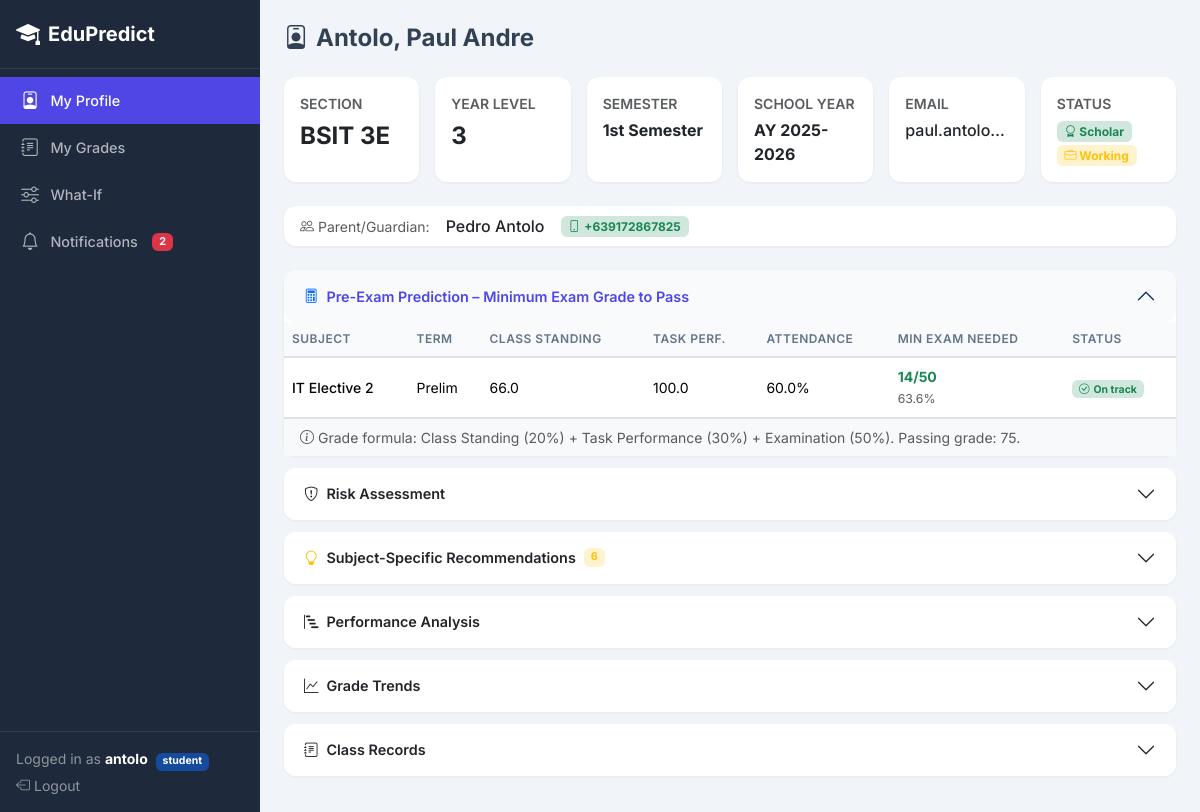
Page /student/1 (signed in) on the committed database.
### app.py (models this page shows, shortened)
class User(db.Model):
    __tablename__ = 'users'
    id = db.Column(db.Integer, primary_key=True)
    username = db.Column(db.String(80), unique=True, nullable=False)
    password_hash = db.Column(db.String(256), nullable=False)
    role = db.Column(db.String(20), default='teacher')
    student_id = db.Column(db.Integer, db.ForeignKey('students.id'), nullable=True)
    @property
    def is_authenticated(self): return True
    @property
    def is_staff(self): return self.role in ('admin', 'teacher')
    @property
    def is_parent(self): return self.role == 'parent'

class Student(db.Model):
    __tablename__ = 'students'
    id = db.Column(db.Integer, primary_key=True)
    name = db.Column(db.String(100), nullable=False)
    section = db.Column(db.String(20))
    year_level = db.Column(db.Integer)
    semester = db.Column(db.String(30))
    school_year = db.Column(db.String(30))
    email = db.Column(db.String(100))
    is_scholar = db.Column(db.Boolean, default=False)
    is_working_student = db.Column(db.Boolean, default=False)
    parent_phone = db.Column(db.String(20))
    parent_name = db.Column(db.String(100))
    records = db.relationship('ClassRecord', backref='student', lazy=True)
    predictions = db.relationship('Prediction', backref='student', lazy=True)
    activities = db.relationship('StudentActivity', backref='student', lazy=True)
    quiz_scores = db.relationship('QuizScore', backref='student', lazy=True)
    notifications = db.relationship('Notification', backref='student', lazy=True)

class Subject(db.Model):
    __tablename__ = 'subjects'
    id = db.Column(db.Integer, primary_key=True)
    name = db.Column(db.String(100), nullable=False)
    description = db.Column(db.Text)
    records = db.relationship('ClassRecord', backref='subject', lazy=True)
    topics = db.relationship('Topic', backref='subject', lazy=True)

class ClassRecord(db.Model):
    __tablename__ = 'class_records'
    id = db.Column(db.Integer, primary_key=True)
    student_id = db.Column(db.Integer, db.ForeignKey('students.id'), nullable=False)
    subject_id = db.Column(db.Integer, db.ForeignKey('subjects.id'), nullable=False)
    term = db.Column(db.String(20))
    semester = db.Column(db.String(30))
    school_year = db.Column(db.String(30))
    class_standing = db.Column(db.Float, default=0)     # Equiv % (weight 20%)
    exam_score = db.Column(db.Float, default=0)          # Equiv % (weight 50%)
    task_performance = db.Column(db.Float, default=0)    # Equiv % (weight 30%)
    attendance = db.Column(db.Float, default=100)         # Tracked separately, not in grade
    final_grade = db.Column(db.Float, default=0)          # CS*0.20 + TP*0.30 + Exam*0.50

### app.py (the view)
@app.route('/student/<int:student_id>')
@login_required
def student_profile(student_id):
    if current_user.role == 'student' and current_user.student_id != student_id:
        abort(403)
    if current_user.role == 'parent' and current_user.student_id != student_id:
        abort(403)
    student = db.session.get(Student, student_id)
    if not student:
        flash('Student not found.', 'danger')
        return redirect(url_for('students') if current_user.is_staff else url_for('login'))
    records = ClassRecord.query.filter_by(student_id=student_id).all()
    predictions = Prediction.query.filter_by(student_id=student_id).all()
    activities = StudentActivity.query.filter_by(student_id=student_id).order_by(StudentActivity.id.desc()).limit(20).all()
    weak_topics = (
        db.session.query(Topic.name, func.avg(QuizScore.score / QuizScore.max_score * 100).label('avg_pct'))
        .join(QuizScore, QuizScore.topic_id == Topic.id)
        .filter(QuizScore.student_id == student_id)
        .group_by(Topic.id)
        .having(func.avg(QuizScore.score / QuizScore.max_score * 100) < 75)
        .all()
    )
    fi_data = {}
    for p in predictions:
        if p.feature_importance:
            fi_data[p.subject.name] = json.loads(p.feature_importance)
    from ml_engine import calculate_pre_exam_prediction
    pre_exam_data = []
    subjects_seen = set()
    for r in sorted(records, key=lambda x: x.id, reverse=True):
        if r.subject_id in subjects_seen:
            continue
        subjects_seen.add(r.subject_id)
        subj = db.session.get(Subject, r.subject_id)
        pred_info = calculate_pre_exam_prediction(r.class_standing, r.task_performance)
        pred_info['subject_name'] = subj.name if subj else f'Subject {r.subject_id}'
        pred_info['term'] = r.term
        pred_info['class_standing'] = r.class_standing
        pred_info['task_performance'] = r.task_performance
        pred_info['attendance'] = r.attendance
        pre_exam_data.append(pred_info)
    att_present = 0
    att_total = 0
    att_records = AttendanceRecord.query.filter_by(student_id=student_id, term='Prelim').all()
    if att_records:
        att_present = sum(1 for r in att_records if r.status == 'Present')
        att_total = len(att_records)
    return render_template('student_profile.html',
                           student=student, records=records,
                           predictions=predictions, activities=activities,
                           weak_topics=weak_topics, fi_data=fi_data,
                           pre_exam_data=pre_exam_data,
                           att_present=att_present, att_total=att_total)

### templates/student_profile.html (shortened to what this page needs)
{% extends "base.html" %}
{% block content %}
<div class="d-flex flex-wrap align-items-center justify-content-between gap-2 mb-4">
    <h4 class="fw-bold mb-0"><i class="bi bi-person-badge me-2"></i>{{ student.name }}</h4>
</div>
<div class="row g-3 mb-4">
    <div class="col-6 col-md-2">
        <div class="card stat-card h-100"><div class="card-body">
            <div class="text-muted small text-uppercase fw-semibold">Section</div>
            <div class="fs-4 fw-bold mt-1">{{ student.section }}</div>
        </div></div>
    </div>
    <div class="col-6 col-md-2">
        <div class="card stat-card h-100"><div class="card-body">
            <div class="text-muted small text-uppercase fw-semibold">Year Level</div>
            <div class="fs-4 fw-bold mt-1">{{ student.year_level }}</div>
        </div></div>
    </div>
    <div class="col-6 col-md-2">
        <div class="card stat-card h-100"><div class="card-body">
            <div class="text-muted small text-uppercase fw-semibold">Semester</div>
            <div class="fw-bold mt-1">{{ student.semester or '—' }}</div>
        </div></div>
    </div>
    <div class="col-6 col-md-2">
        <div class="card stat-card h-100"><div class="card-body">
            <div class="text-muted small text-uppercase fw-semibold">School Year</div>
            <div class="fw-bold mt-1">{{ student.school_year or '—' }}</div>
        </div></div>
    </div>
    <div class="col-12 col-md-2">
        <div class="card stat-card h-100"><div class="card-body">
            <div class="text-muted small text-uppercase fw-semibold">Email</div>
            <div class="fw-medium mt-1 text-truncate">{{ student.email }}</div>
        </div></div>
    </div>
    <div class="col-12 col-md-2">
        <div class="card stat-card h-100"><div class="card-body">
            <div class="text-muted small text-uppercase fw-semibold">Status</div>
            <div class="mt-1">
                {% if student.is_scholar %}<span class="badge bg-success-subtle text-success"><i class="bi bi-award"></i> Scholar</span>{% endif %}
                {% if student.is_working_student %}<span class="badge bg-warning-subtle text-warning"><i class="bi bi-briefcase"></i> Working</span>{% endif %}
            </div>
        </div></div>
    </div>
</div>
{% if student.parent_name or student.parent_phone %}
<div class="card mb-4">
    <div class="card-body py-2 d-flex flex-wrap gap-3 align-items-center">
        <span class="text-muted small"><i class="bi bi-people me-1"></i>Parent/Guardian:</span>
        <span class="fw-medium">{{ student.parent_name or '—' }}</span>
        {% if student.parent_phone %}
        <span class="badge bg-success-subtle text-success"><i class="bi bi-phone me-1"></i>{{ student.parent_phone }}</span>
        {% endif %}
    </div>
</div>
{% endif %}
<div class="accordion" id="profileAccordion">
    {% if pre_exam_data %}
    <div class="accordion-item">
        <h2 class="accordion-header">
            <button class="accordion-button" type="button" data-bs-toggle="collapse" data-bs-target="#collapsePreExam">
                <i class="bi bi-calculator me-2 text-primary"></i>Pre-Exam Prediction – Minimum Exam Grade to Pass
            </button>
        </h2>
        <div id="collapsePreExam" class="accordion-collapse collapse show" data-bs-parent="#profileAccordion">
            <div class="accordion-body p-0">
                <div class="table-responsive">
                    <table class="table table-hover align-middle mb-0">
                        <thead>
                            <tr>
                                <th>Subject</th>
                                <th>Term</th>
                                <th class="d-none d-md-table-cell">Class Standing</th>
                                <th class="d-none d-md-table-cell">Task Perf.</th>
                                <th class="d-none d-md-table-cell">Attendance</th>
                                <th>Min Exam Needed</th>
                                <th>Status</th>
                            </tr>
                        </thead>
                        <tbody>
                        {% for pe in pre_exam_data %}
                        <tr>
                            <td class="fw-medium">{{ pe.subject_name }}</td>
                            <td>{{ pe.term }}</td>
                            <td class="d-none d-md-table-cell">{{ pe.class_standing }}</td>
                            <td class="d-none d-md-table-cell">{{ pe.task_performance }}</td>
                            <td class="d-none d-md-table-cell">{{ pe.attendance }}%</td>
                            <td>
                                {% if pe.achievable %}
                                <span class="fw-bold {% if pe.exam_needed > 90 %}text-danger{% elif pe.exam_needed > 75 %}text-warning{% else %}text-success{% endif %}">
                                    {{ pe.exam_needed_raw }}/{{ pe.exam_max_items }}
                                </span>
                                <br><small class="text-muted">{{ pe.exam_needed }}%</small>
                                {% else %}
                                <span class="fw-bold text-danger">{{ pe.exam_max_items }}/{{ pe.exam_max_items }}+</span>
                                <br><small class="text-muted">Not achievable</small>
                                {% endif %}
                            </td>
                            <td>
                                {% if not pe.achievable %}
                                <span class="badge bg-danger-subtle text-danger"><i class="bi bi-x-circle me-1"></i>Cannot pass by exam alone</span>
                                {% elif pe.exam_needed > 90 %}
                                <span class="badge bg-danger-subtle text-danger"><i class="bi bi-exclamation-triangle me-1"></i>Critical – needs extra help</span>
                                {% elif pe.exam_needed > 75 %}
                                <span class="badge bg-warning-subtle text-warning"><i class="bi bi-exclamation-circle me-1"></i>Must pass exam</span>
                                {% elif pe.exam_needed > 0 %}
                                <span class="badge bg-success-subtle text-success"><i class="bi bi-check-circle me-1"></i>On track</span>
                                {% else %}
                                <span class="badge bg-success-subtle text-success"><i class="bi bi-check-circle me-1"></i>Already passing</span>
                                {% endif %}
                            </td>
                        </tr>
                        {% endfor %}
                        </tbody>
                    </table>
                </div>
                <div class="px-3 py-2 bg-light border-top small text-muted">
                    <i class="bi bi-info-circle me-1"></i>Grade formula: Class Standing (20%) + Task Performance (30%) + Examination (50%). Passing grade: 75.
                </div>
            </div>
        </div>
    </div>
    {% endif %}
    {% if predictions and not current_user.is_parent %}
    <div class="accordion-item">
        <h2 class="accordion-header">
            <button class="accordion-button {% if not pre_exam_data %}{% else %}collapsed{% endif %}" type="button" data-bs-toggle="collapse" data-bs-target="#collapseRisk">
                <i class="bi bi-shield-exclamation me-2"></i>Risk Assessment
            </button>
        </h2>
    </div>
    {% endif %}
    {% if predictions and not current_user.is_parent %}
    {% set has_recs = [] %}
    {% if has_recs %}
    <div class="accordion-item">
        <h2 class="accordion-header">
            <button class="accordion-button collapsed" type="button" data-bs-toggle="collapse" data-bs-target="#collapseRecs">
                <i class="bi bi-lightbulb me-2 text-warning"></i>Subject-Specific Recommendations
                <span class="badge bg-warning-subtle text-warning ms-2">{{ has_recs|length }}</span>
            </button>
        </h2>
    </div>
    {% endif %}
    {% endif %}
    {% if fi_data or weak_topics %}
    <div class="accordion-item">
        <h2 class="accordion-header">
            <button class="accordion-button collapsed" type="button" data-bs-toggle="collapse" data-bs-target="#collapseAnalysis">
                <i class="bi bi-bar-chart-steps me-2"></i>Performance Analysis
            </button>
        </h2>
    </div>
    {% endif %}
    {% if not current_user.is_parent %}
    <div class="accordion-item">
        <h2 class="accordion-header">
            <button class="accordion-button collapsed" type="button" data-bs-toggle="collapse" data-bs-target="#collapseChart">
                <i class="bi bi-graph-up me-2"></i>Grade Trends
            </button>
        </h2>
    </div>
    {% endif %}
    <div class="accordion-item">
        <h2 class="accordion-header">
            <button class="accordion-button collapsed" type="button" data-bs-toggle="collapse" data-bs-target="#collapseRecords">
                <i class="bi bi-journal-text me-2"></i>Class Records
            </button>
        </h2>
    </div>
</div>
{% endblock %}

### templates/base.html (shortened to what this page needs)
<!DOCTYPE html>
<html lang="en" data-bs-theme="light">
<head>
    <link href="https://cdn.jsdelivr.net/npm/bootstrap@5.3.3/dist/css/bootstrap.min.css" rel="stylesheet">
    <link href="https://cdn.jsdelivr.net/npm/bootstrap-icons@1.11.3/font/bootstrap-icons.min.css" rel="stylesheet">
    <link rel="stylesheet" href="{{ url_for('static', filename='css/style.css') }}">
</head>
<body>
<div class="d-flex min-vh-100">
    <nav class="sidebar d-none d-lg-flex flex-column flex-shrink-0">
        <div class="sidebar-brand d-flex align-items-center gap-2 px-3 py-3 border-bottom border-white border-opacity-10">
            <i class="bi bi-mortarboard-fill fs-4"></i>
            <span class="fw-bold fs-5">EduPredict</span>
        </div>
        {% include '_sidebar_nav.html' %}
        <div class="mt-auto px-3 py-3 border-top border-white border-opacity-10 small">
            <div class="text-white-50">
                Logged in as <strong class="text-white">{{ current_user.username }}</strong>
                <span class="badge bg-primary bg-opacity-50 ms-1">{{ current_user.role }}</span>
            </div>
            <a href="{{ url_for('logout') }}" class="text-white-50 text-decoration-none d-inline-flex align-items-center gap-1 mt-1">
                <i class="bi bi-box-arrow-left"></i> Logout
            </a>
        </div>
    </nav>
    <div class="flex-grow-1 main-wrapper">
        <main class="p-3 p-md-4">
            {% block content %}{% endblock %}
        </main>
    </div>
</div>
</body>
</html>

### rows in the picture
User: username "antolo", role "student"
Student: name "Antolo, Paul Andre", section "BSIT 3E", year_level "3", semester "1st Semester", school_year "AY 2025-2026", email "paul.antolo…", parent_name "Pedro Antolo", parent_phone "+639172867825"
Subject: subject_name "IT Elective 2"
ClassRecord: term "Prelim", class_standing "66.0", task_performance "100.0", attendance "60.0"

### other values in the picture
{{ pe.exam_needed_raw }} "14"
{{ pe.exam_max_items }} "50"
{{ pe.exam_needed }} "63.6"
{{ has_recs|length }} "6"
